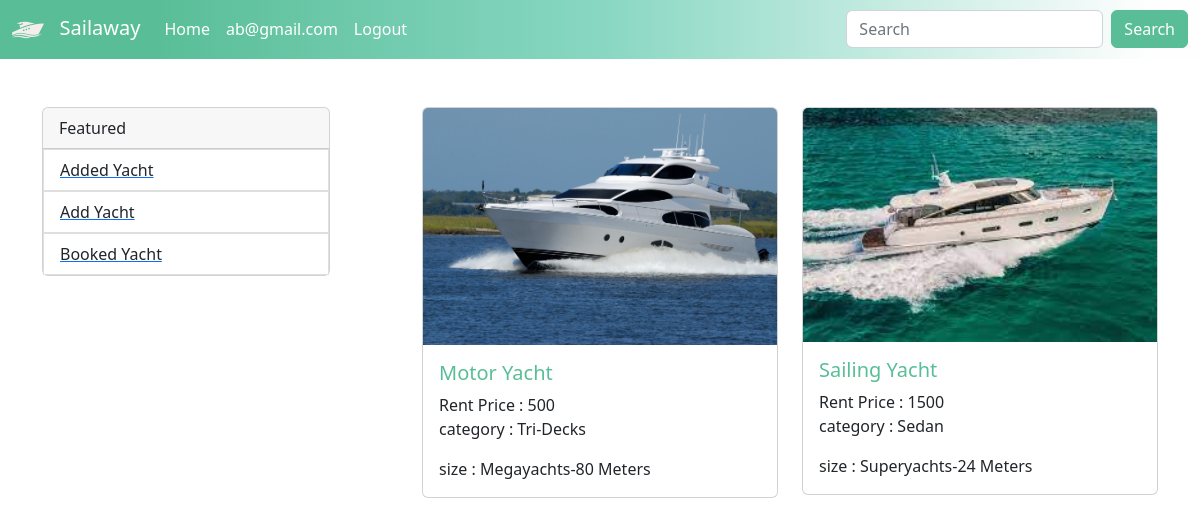
Page /seller-dashboard/ (signed in) on the committed database.
### src/models.py (models this page shows, shortened)
class yacht_details(models.Model):
    seller_id               = models.ForeignKey(seller , on_delete=models.CASCADE)
    yacht_type              = models.CharField(max_length=100)
    yacht_sizes             = models.CharField(max_length=50)
    yacht_style_categories  = models.CharField(max_length=100)
    rent_price              = models.BigIntegerField(default=0)
    yacht_image             = models.ImageField(upload_to="Yacht Images")

### src/views.py (the view)
# urls.py: path('seller-dashboard/' , seller_dashboard , name="seller-dashboard") ,
def seller_dashboard(request):
    if request.user.is_authenticated:
        get_user = seller.objects.filter(user=request.user).first()
        if get_user:
            all_yachtes=yacht_details.objects.filter(seller_id = get_user)
            return render(request , 'seller-dash.html' , {'yachtes':all_yachtes})
        else:
            messages.success(request , 'You are not a seller ')
            return redirect('src:home')
    else:
        messages.success(request , 'Login First')
        return redirect('src:login')

### src/templates/seller-dash.html
{% extends 'base.html' %}
{% block content %}
<div class="row justify-content-center mt-5">
    <div class="col-md-4">
        <div class="card" style="width: 18rem;">
            <div class="card-header">
              Featured
            </div>
            <ul class="list-group list-group-flush" >
                <a href="{% url 'src:seller-dashboard'%}">
                <li class="list-group-item" id="dash_ul">  Added Yacht</li>
                </a>
                <a href="{% url 'src:add-yacht'%}">
                <li class="list-group-item" id="dash_ul">  Add Yacht </li>
                </a>
                <a href="{% url 'src:booked-yacht'%}">
                  <li class="list-group-item" id="dash_ul">  Booked Yacht </li>
                </a>
            </ul>
          </div>
    </div>
    <div class="col-md-8 mb-5">
        <div class="row row-cols-1 row-cols-md-2 g-4">
            {% for i in yachtes %}
            <div class="col">
              <div class="card">
                <img src="{{i.yacht_image.url}}" class="card-img-top" alt="...">
                <div class="card-body">
                  <h5 class="card-title card-title-bg">{{i.yacht_type}}</h5>
                  <h5class="card-title">Rent Price : {{i.rent_price}}</h5>
                  <p class="card-text">category : {{i.yacht_style_categories}}</p>
                  <p class="card-text">size : {{i.yacht_sizes}} Meters</p>
                </div>
              </div>
            </div>
           {% endfor %}
          </div>
    </div>
</div>
{% endblock %}

### src/templates/base.html (shortened to what this page needs)
{% load static %}
<!doctype html>
<html lang="en">
  <head>
    <link href="https://cdn.jsdelivr.net/npm/bootstrap@5.2.3/dist/css/bootstrap.min.css" rel="stylesheet">
    <link rel="stylesheet" href="{% static 'styles/base.css' %}">
    <nav class="navbar navbar-expand-lg bg-navbar">
        <div class="container-fluid">
          <a class="navbar-brand text-white" href="/"><img src="../../media/Yacht Images/Logo.png"/> &nbsp Sailaway</a>
          <div class="collapse navbar-collapse" id="navbarSupportedContent">
            <ul class="navbar-nav me-auto mb-2 mb-lg-0">
              <li class="nav-item">
                <a class="nav-link active text-white" aria-current="page" href="/">Home</a>
              </li>
              {% if request.user.is_authenticated %}
              <li class="nav-item">
                <a class="nav-link active text-white" aria-current="page" href="">{{user.username}}</a>
              </li>
              <li class="nav-item">
                <a class="nav-link active text-white" aria-current="page" href="{% url 'src:logout' %}">Logout</a>
              </li>
              {% endif %}
            </ul>
            <form class="d-flex" role="search">
              <input class="form-control me-2" type="search" placeholder="Search" aria-label="Search">
              <button class="btn text-white search-btn-bg" type="submit">Search</button>
            </form>
          </div>
        </div>
      </nav>
</head>
  <body>
    <div class="container">
        {% block content %}
        {% endblock %}
    </div>
  </body>
</html>

### src/static/styles/base.css (style rules this page uses)
.bg-navbar, btn-bg { background: rgb(89,190,152); background: linear-gradient(90deg, rgba(89,190,152,1) 6%, rgba(89,190,152,1) 13%, rgba(136,215,194,1) 50%, rgba(254,254,254,1) 96%); }
.search-btn-bg { background-color: #59BE98; border-color: #59BE98; }
.card-title-bg { color: #59BE98; }

### rows in the picture
yacht_details: yacht_image (picture), yacht_type "Motor Yacht", rent_price "500", yacht_style_categories "Tri-Decks", yacht_sizes "Megayachts-80"
yacht_details: yacht_image (picture), yacht_type "Sailing Yacht", rent_price "1500", yacht_style_categories "Sedan", yacht_sizes "Superyachts-24"

### other values in the picture
{{ user.username }} "ab@gmail.com"
